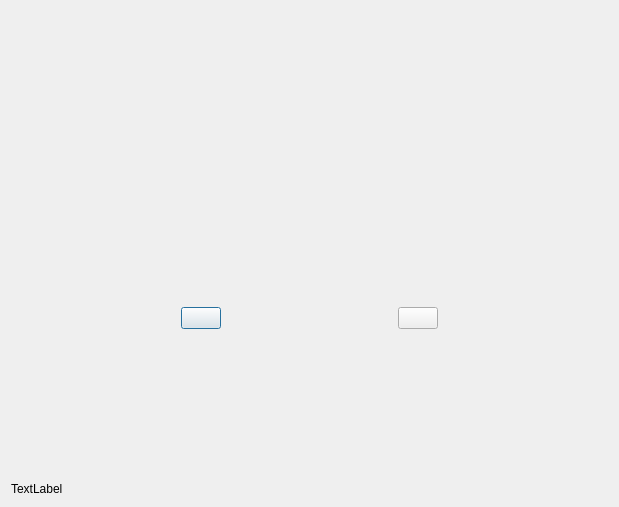
<?xml version="1.0" encoding="UTF-8"?>
<ui version="4.0">
 <class>GameMode</class>
 <widget class="QDialog" name="GameMode">
  <property name="geometry">
   <rect>
    <x>0</x>
    <y>0</y>
    <width>619</width>
    <height>507</height>
   </rect>
  </property>
  <property name="windowTitle">
   <string>Dialog</string>
  </property>
  <layout class="QVBoxLayout" name="verticalLayout_6">
   <item>
    <widget class="QStackedWidget" name="stackedWidget">
     <property name="currentIndex">
      <number>0</number>
     </property>
     <widget class="QWidget" name="page">
      <layout class="QHBoxLayout" name="horizontalLayout">
       <item>
        <spacer name="horizontalSpacer_5">
         <property name="orientation">
          <enum>Qt::Horizontal</enum>
         </property>
         <property name="sizeHint" stdset="0">
          <size>
           <width>40</width>
           <height>20</height>
          </size>
         </property>
        </spacer>
       </item>
       <item>
        <widget class="QWidget" name="widget" native="true">
         <layout class="QVBoxLayout" name="verticalLayout">
          <item>
           <widget class="QLabel" name="single_label">
            <property name="sizePolicy">
             <sizepolicy hsizetype="Preferred" vsizetype="Fixed">
              <horstretch>0</horstretch>
              <verstretch>0</verstretch>
             </sizepolicy>
            </property>
            <property name="text">
             <string/>
            </property>
           </widget>
          </item>
          <item>
           <widget class="QPushButton" name="singleModeBtn">
            <property name="text">
             <string/>
            </property>
           </widget>
          </item>
         </layout>
        </widget>
       </item>
       <item>
        <spacer name="horizontalSpacer_7">
         <property name="orientation">
          <enum>Qt::Horizontal</enum>
         </property>
         <property name="sizeHint" stdset="0">
          <size>
           <width>40</width>
           <height>20</height>
          </size>
         </property>
        </spacer>
       </item>
       <item>
        <widget class="QWidget" name="widget_2" native="true">
         <layout class="QVBoxLayout" name="verticalLayout_2">
          <item>
           <widget class="QLabel" name="net_label">
            <property name="sizePolicy">
             <sizepolicy hsizetype="Preferred" vsizetype="Fixed">
              <horstretch>0</horstretch>
              <verstretch>0</verstretch>
             </sizepolicy>
            </property>
            <property name="text">
             <string/>
            </property>
           </widget>
          </item>
          <item>
           <widget class="QPushButton" name="netModeBtn">
            <property name="text">
             <string/>
            </property>
           </widget>
          </item>
         </layout>
        </widget>
       </item>
       <item>
        <spacer name="horizontalSpacer_6">
         <property name="orientation">
          <enum>Qt::Horizontal</enum>
         </property>
         <property name="sizeHint" stdset="0">
          <size>
           <width>40</width>
           <height>20</height>
          </size>
         </property>
        </spacer>
       </item>
      </layout>
     </widget>
     <widget class="QWidget" name="page_2">
      <layout class="QHBoxLayout" name="horizontalLayout_2">
       <item>
        <spacer name="horizontalSpacer">
         <property name="orientation">
          <enum>Qt::Horizontal</enum>
         </property>
         <property name="sizeHint" stdset="0">
          <size>
           <width>40</width>
           <height>20</height>
          </size>
         </property>
        </spacer>
       </item>
       <item>
        <widget class="QWidget" name="widget_3" native="true">
         <layout class="QVBoxLayout" name="verticalLayout_3">
          <item>
           <spacer name="verticalSpacer">
            <property name="orientation">
             <enum>Qt::Vertical</enum>
            </property>
            <property name="sizeHint" stdset="0">
             <size>
              <width>20</width>
              <height>217</height>
             </size>
            </property>
           </spacer>
          </item>
          <item>
           <widget class="QLabel" name="auto_label">
            <property name="text">
             <string/>
            </property>
           </widget>
          </item>
          <item>
           <widget class="QPushButton" name="autoBtn">
            <property name="text">
             <string/>
            </property>
           </widget>
          </item>
          <item>
           <spacer name="verticalSpacer_2">
            <property name="orientation">
             <enum>Qt::Vertical</enum>
            </property>
            <property name="sizeHint" stdset="0">
             <size>
              <width>20</width>
              <height>217</height>
             </size>
            </property>
           </spacer>
          </item>
         </layout>
        </widget>
       </item>
       <item>
        <spacer name="horizontalSpacer_3">
         <property name="orientation">
          <enum>Qt::Horizontal</enum>
         </property>
         <property name="sizeHint" stdset="0">
          <size>
           <width>40</width>
           <height>20</height>
          </size>
         </property>
        </spacer>
       </item>
       <item>
        <widget class="QWidget" name="widget_4" native="true">
         <layout class="QVBoxLayout" name="verticalLayout_4">
          <item>
           <spacer name="verticalSpacer_3">
            <property name="orientation">
             <enum>Qt::Vertical</enum>
            </property>
            <property name="sizeHint" stdset="0">
             <size>
              <width>20</width>
              <height>40</height>
             </size>
            </property>
           </spacer>
          </item>
          <item>
           <widget class="QLabel" name="manual_label">
            <property name="text">
             <string/>
            </property>
           </widget>
          </item>
          <item>
           <widget class="QPushButton" name="manualBtn">
            <property name="text">
             <string/>
            </property>
           </widget>
          </item>
          <item>
           <spacer name="verticalSpacer_4">
            <property name="orientation">
             <enum>Qt::Vertical</enum>
            </property>
            <property name="sizeHint" stdset="0">
             <size>
              <width>20</width>
              <height>40</height>
             </size>
            </property>
           </spacer>
          </item>
         </layout>
        </widget>
       </item>
       <item>
        <spacer name="horizontalSpacer_4">
         <property name="orientation">
          <enum>Qt::Horizontal</enum>
         </property>
         <property name="sizeHint" stdset="0">
          <size>
           <width>40</width>
           <height>20</height>
          </size>
         </property>
        </spacer>
       </item>
       <item>
        <widget class="QWidget" name="widget_5" native="true">
         <layout class="QVBoxLayout" name="verticalLayout_5">
          <item>
           <spacer name="verticalSpacer_5">
            <property name="orientation">
             <enum>Qt::Vertical</enum>
            </property>
            <property name="sizeHint" stdset="0">
             <size>
              <width>20</width>
              <height>40</height>
             </size>
            </property>
           </spacer>
          </item>
          <item>
           <widget class="QLabel" name="search_label">
            <property name="text">
             <string/>
            </property>
           </widget>
          </item>
          <item>
           <widget class="QPushButton" name="searchBtn">
            <property name="text">
             <string/>
            </property>
           </widget>
          </item>
          <item>
           <spacer name="verticalSpacer_6">
            <property name="orientation">
             <enum>Qt::Vertical</enum>
            </property>
            <property name="sizeHint" stdset="0">
             <size>
              <width>20</width>
              <height>40</height>
             </size>
            </property>
           </spacer>
          </item>
         </layout>
        </widget>
       </item>
       <item>
        <spacer name="horizontalSpacer_2">
         <property name="orientation">
          <enum>Qt::Horizontal</enum>
         </property>
         <property name="sizeHint" stdset="0">
          <size>
           <width>40</width>
           <height>20</height>
          </size>
         </property>
        </spacer>
       </item>
      </layout>
     </widget>
    </widget>
   </item>
   <item>
    <widget class="QLabel" name="information">
     <property name="text">
      <string>TextLabel</string>
     </property>
    </widget>
   </item>
  </layout>
 </widget>
 <resources/>
 <connections/>
</ui>
